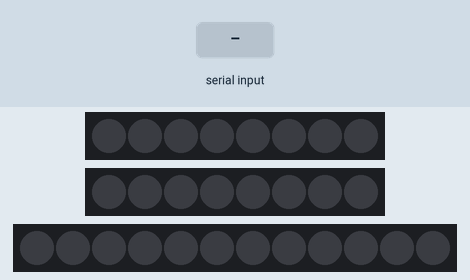
This sketch was run on a simulated Arduino Uno, built with avr-gcc and run on an emulated ATmega328P. Parts: 2 × 8 RGB LEDs in strip order, left to right, 12 RGB LEDs in strip order, left to right. The inputs (shaded band) are chosen by the test bench. Dim RGB values are drawn brighter than linear.

Above: at 1.2 s.
1.3 s: "L" received over the second serial link
At 1.55 s:
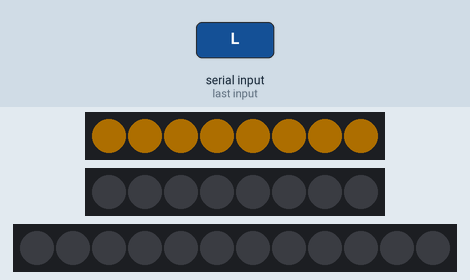
4.3 s: "R" received over the second serial link
At 4.55 s:
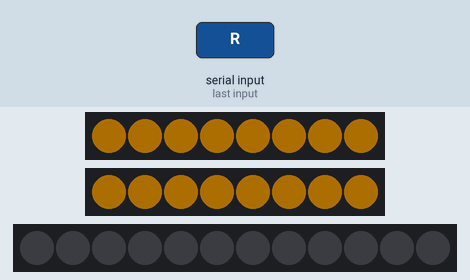
6.8 s: "B" received over the second serial link
At 7.05 s:
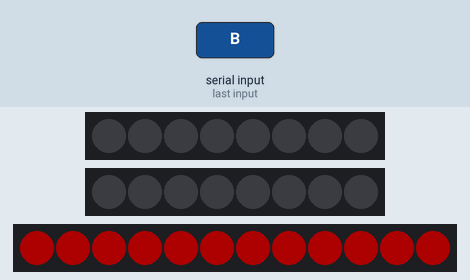
8.8 s: "b" received over the second serial link
At 9.05 s:
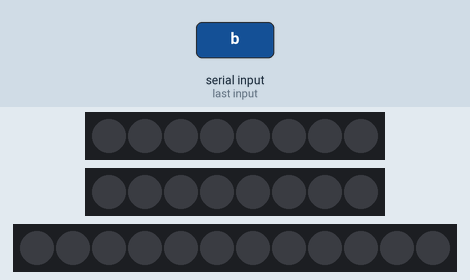
Timing chart, 0 to 12.3 s (numbered marks = the images above; inputs shaded):
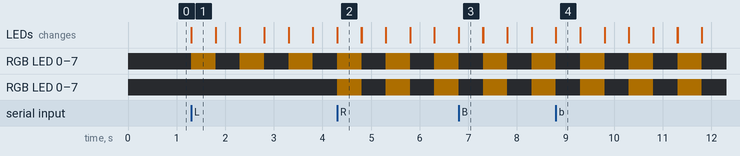

Measured:
- after the input at 1.3 s, RGB LED 0–7: alternates RGB(50, 32, 0) for 0.50 s and off for 0.50 s, starting at once; the LEDs: change at once (image 1)
- after the input at 4.3 s, the LEDs: first change at once (image 2 shows a later state)
- after the input at 6.8 s, the LEDs: first change at once (image 3 shows a later state)
- after the input at 8.8 s, the LEDs: first change at once (image 4 shows a later state)
- what the display in image 1 shows lasts 0.5 s, from 1.3 s to 1.8 s

The sketch:

HC_06_final_neopixel.ino
```cpp
//HC-06
#include <Adafruit_NeoPixel.h>
#include <SoftwareSerial.h>

SoftwareSerial mySerial(2, 3); // RX, TX

#define NUMPIXELS_LEFT 8   // 왼쪽 네오픽셀 수
#define NUMPIXELS_RIGHT 8  // 오른쪽 네오픽셀 수
#define NUMPIXELS_BRAKE 12 // 브레이크 네오픽셀 수

// 네오픽셀 설정
Adafruit_NeoPixel leftPixels = Adafruit_NeoPixel(NUMPIXELS_LEFT, 4, NEO_GRB + NEO_KHZ800);
Adafruit_NeoPixel rightPixels = Adafruit_NeoPixel(NUMPIXELS_RIGHT, 5, NEO_GRB + NEO_KHZ800);
Adafruit_NeoPixel brakePixels = Adafruit_NeoPixel(NUMPIXELS_BRAKE, 6, NEO_GRB + NEO_KHZ800);

bool stateLeft = false;
bool stateRight = false;
bool stateBrake = false;
unsigned long previousMillisLeft = 0;
unsigned long previousMillisRight = 0;
const long interval = 500;  // 깜빡이는 간격(0.5초)

// 네오픽셀 밝기 설정
const uint8_t brightness = 50;  // 밝기 0~255

void setup() {
  leftPixels.begin();
  rightPixels.begin();
  brakePixels.begin();

  leftPixels.setBrightness(brightness);
  rightPixels.setBrightness(brightness);
  brakePixels.setBrightness(brightness);

  Serial.begin(9600);
  mySerial.begin(9600);  // 블루투스 통신 속도 9600으로 설정

  // 초기 상태에서 모든 LED를 꺼둡니다.
  leftPixels.clear();
  leftPixels.show();
  rightPixels.clear();
  rightPixels.show();
  brakePixels.clear();
  brakePixels.show();
}

void loop() {
  // 블루투스 데이터 수신
  if (mySerial.available()) {
    char receivedChar = mySerial.read();
    if (receivedChar == 'L') {
      stateLeft = !stateLeft;  // 왼쪽 LED 상태 토글
    } else if (receivedChar == 'R') {
      stateRight = !stateRight;  // 오른쪽 LED 상태 토글
    } else if (receivedChar == 'B') {
      stateBrake = true;  // 브레이크등 켜기
    } else if (receivedChar == 'b') {
      stateBrake = false; // 브레이크등 끄기
    }
  }

  unsigned long currentMillis = millis();

  // 왼쪽 네오픽셀 깜빡이 제어 (주황색)
  if (stateLeft) {
    if (currentMillis - previousMillisLeft >= interval) {
      previousMillisLeft = currentMillis;
      if (leftPixels.getPixelColor(0) == 0) {  // 꺼져 있으면
        for (int i = 0; i < NUMPIXELS_LEFT; i++) {
          leftPixels.setPixelColor(i, leftPixels.Color(255, 165, 0));  // 주황색으로 켜기
        }
      } else {
        leftPixels.clear();  // 모든 LED 끄기
      }
      leftPixels.show();
    }
  } else {
    leftPixels.clear();  // 상태가 꺼졌을 때 모든 LED 끄기
    leftPixels.show();
  }

  // 오른쪽 네오픽셀 깜빡이 제어 (주황색)
  if (stateRight) {
    if (currentMillis - previousMillisRight >= interval) {
      previousMillisRight = currentMillis;
      if (rightPixels.getPixelColor(0) == 0) {  // 꺼져 있으면
        for (int i = 0; i < NUMPIXELS_RIGHT; i++) {
          rightPixels.setPixelColor(i, rightPixels.Color(255, 165, 0));  // 주황색으로 켜기
        }
      } else {
        rightPixels.clear();  // 모든 LED 끄기
      }
      rightPixels.show();
    }
  } else {
    rightPixels.clear();  // 상태가 꺼졌을 때 모든 LED 끄기
    rightPixels.show();
  }

  // 브레이크등 제어 (빨간색)
  if (stateBrake) {
    for (int i = 0; i < NUMPIXELS_BRAKE; i++) {
      brakePixels.setPixelColor(i, brakePixels.Color(255, 0, 0));  // 빨간색으로 켜기
    }
    brakePixels.show();
  } else {
    brakePixels.clear();  // 브레이크등 끄기
    brakePixels.show();
  }
}
```
